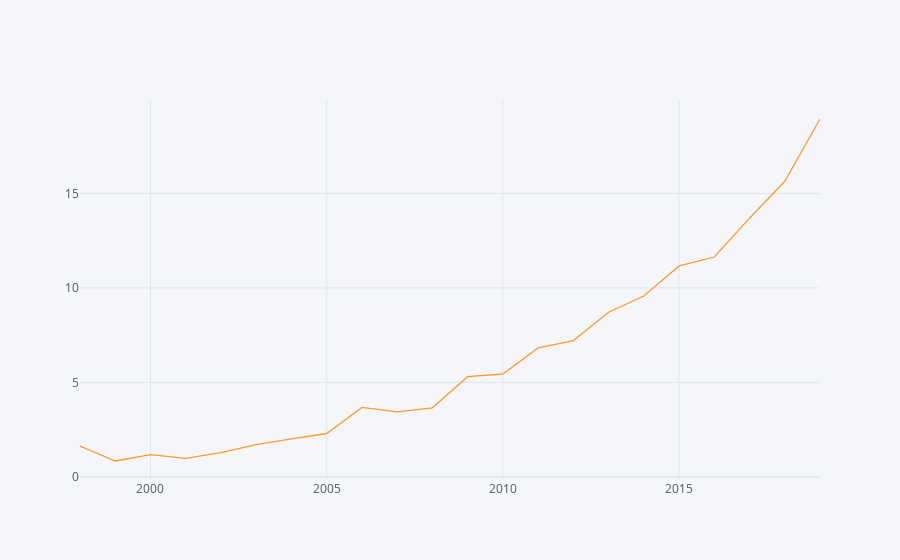

This figure's notebook cell:
### Code cell
by_year['Price'].iplot()

### Figure 1 — Plotly figure (JSON) as saved in the notebook; plotly's stock layout.template omitted (floating-point values rounded to 4 significant figures)
{"data": [{"line": {"color": "rgba(255, 153, 51, 1.0)", "dash": "solid", "shape": "linear", "width": 1.3}, "mode": "lines", "name": "Price", "text": "", "type": "scatter", "x": [1998, 1999, 2000, 2001, 2002, 2003, 2004, 2005, 2006, 2007, 2008, 2009, 2010, 2011, 2012, 2013, 2014, 2015, 2016, 2017, 2018, 2019], "y": [1.627, 0.835, 1.175, 0.975, 1.274, 1.698, 2.012, 2.291, 3.673, 3.434, 3.652, 5.301, 5.441, 6.824, 7.212, 8.714, 9.573, 11.16, 11.64, 13.69, 15.65, 18.95]}], "layout": {"legend": {"bgcolor": "#F5F6F9", "font": {"color": "#4D5663"}}, "paper_bgcolor": "#F5F6F9", "plot_bgcolor": "#F5F6F9", "title": {"font": {"color": "#4D5663"}}, "xaxis": {"gridcolor": "#E1E5ED", "showgrid": true, "tickfont": {"color": "#4D5663"}, "title": {"font": {"color": "#4D5663"}, "text": ""}, "zerolinecolor": "#E1E5ED"}, "yaxis": {"gridcolor": "#E1E5ED", "showgrid": true, "tickfont": {"color": "#4D5663"}, "title": {"font": {"color": "#4D5663"}, "text": ""}, "zerolinecolor": "#E1E5ED"}}}
